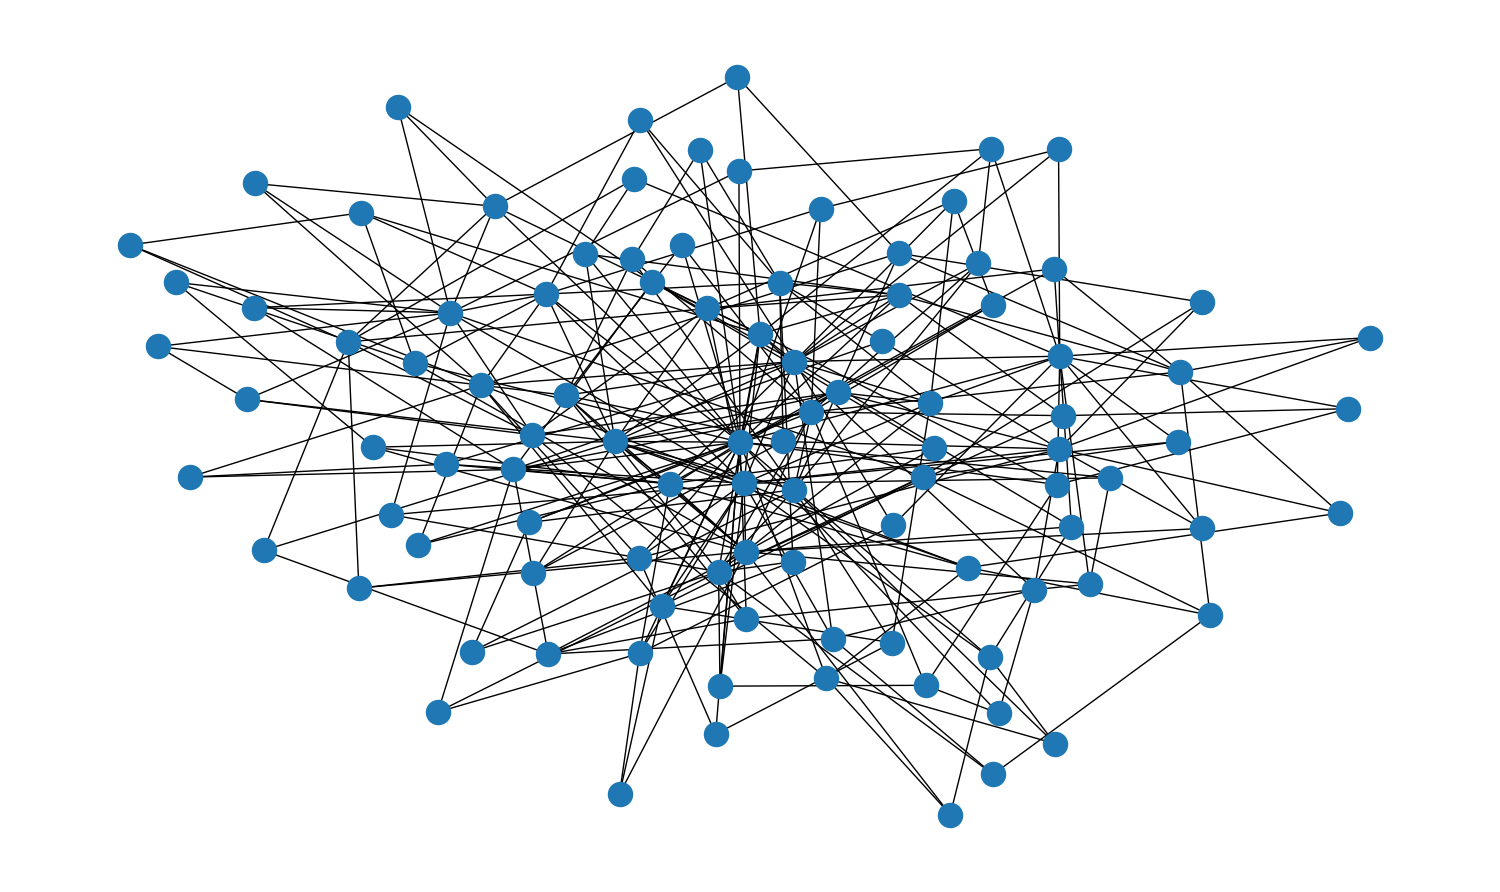

Python code for this plot:
import networkx as nx
import matplotlib.pyplot as plt

# Create a Barabasi-Albert graph with 10,000 nodes and m=3
G = nx.barabasi_albert_graph(10000, 3)

# Draw a subgraph of the first 100 nodes using NetworkX and Matplotlib
nx.draw(G.subgraph(range(100)), with_labels=False)
plt.show()
